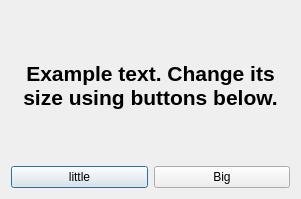
<?xml version="1.0" encoding="UTF-8"?>
<ui version="4.0">
 <class>Dialog1</class>
 <widget class="QDialog" name="Dialog1">
  <property name="windowModality">
   <enum>Qt::WindowModal</enum>
  </property>
  <property name="geometry">
   <rect>
    <x>0</x>
    <y>0</y>
    <width>301</width>
    <height>199</height>
   </rect>
  </property>
  <property name="windowTitle">
   <string>Dialog 1. Example.</string>
  </property>
  <property name="sizeGripEnabled">
   <bool>false</bool>
  </property>
  <property name="modal">
   <bool>true</bool>
  </property>
  <layout class="QVBoxLayout" name="verticalLayout">
   <item>
    <widget class="QLabel" name="label">
     <property name="sizePolicy">
      <sizepolicy hsizetype="Preferred" vsizetype="Expanding">
       <horstretch>0</horstretch>
       <verstretch>0</verstretch>
      </sizepolicy>
     </property>
     <property name="font">
      <font>
       <pointsize>16</pointsize>
       <weight>75</weight>
       <bold>true</bold>
      </font>
     </property>
     <property name="text">
      <string>Example text. Change its size using buttons below.</string>
     </property>
     <property name="textFormat">
      <enum>Qt::PlainText</enum>
     </property>
     <property name="alignment">
      <set>Qt::AlignCenter</set>
     </property>
     <property name="wordWrap">
      <bool>true</bool>
     </property>
    </widget>
   </item>
   <item>
    <layout class="QHBoxLayout" name="horizontalLayout">
     <item>
      <widget class="QPushButton" name="buttonRed">
       <property name="text">
        <string>little</string>
       </property>
      </widget>
     </item>
     <item>
      <widget class="QPushButton" name="buttonBlue">
       <property name="text">
        <string>Big</string>
       </property>
      </widget>
     </item>
    </layout>
   </item>
  </layout>
 </widget>
 <resources/>
 <connections/>
</ui>
